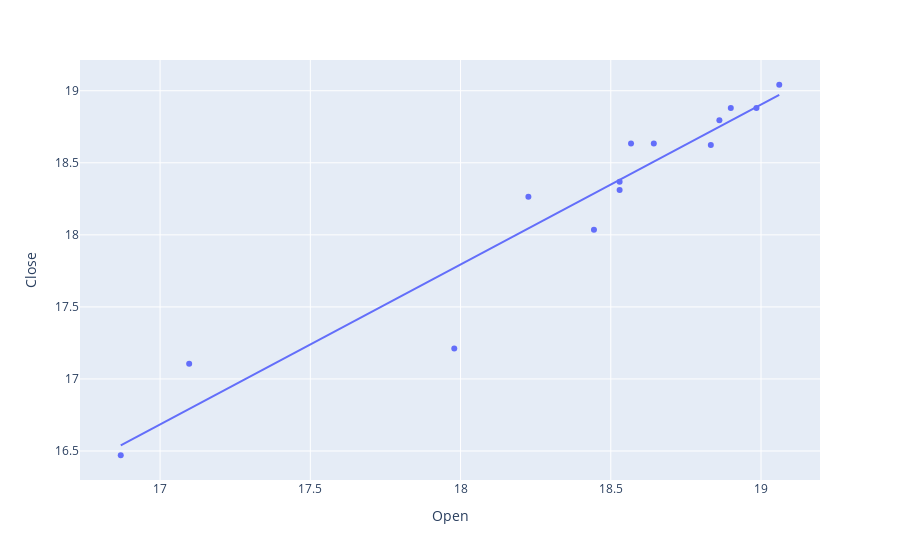
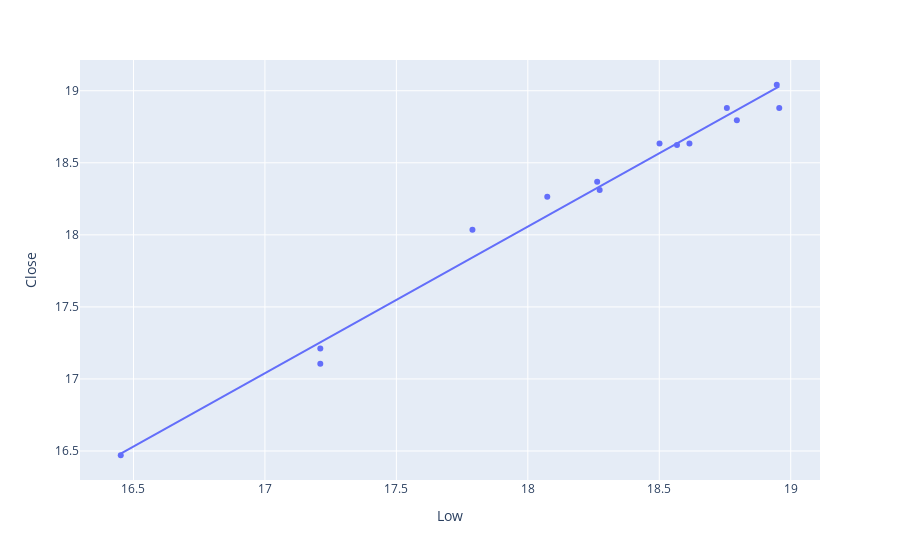
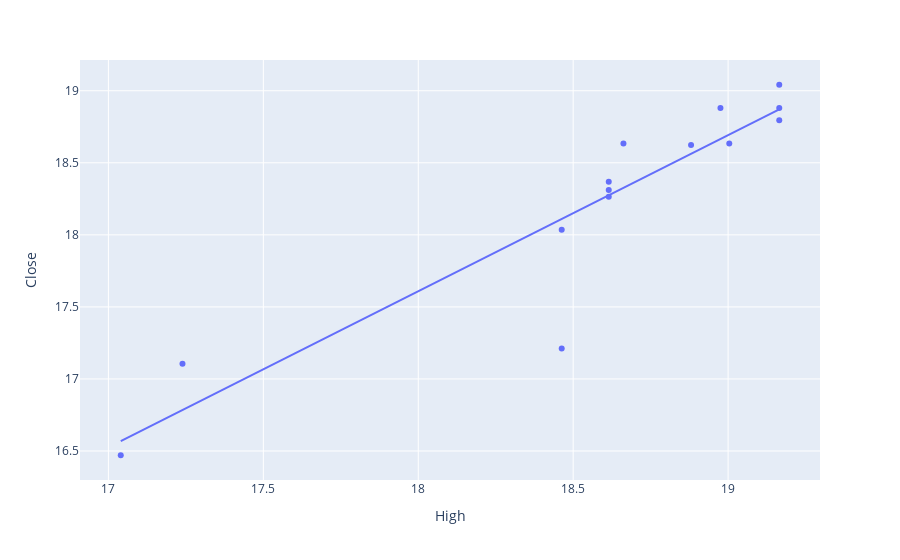

Notebook cell for these charts, in order:
### Markdown cell above
### If I calculate slope and y intercept for the PERFECT trendline, I can use trendline to make prediction of y values in future!

### Code cell
import plotly_express as pe

for column in ['Open', 'Low', 'High'] :
    display (   pe.scatter(x=column, y='Close', data_frame =df, trendline='ols'  ) )

### Figure 1 — Plotly figure (JSON) as saved in the notebook; plotly's stock layout.template omitted (floating-point values rounded to 4 significant figures)
{"data": [{"hovertemplate": "Open=%{x}<br>Close=%{y}<extra></extra>", "legendgroup": "", "marker": {"color": "#636efa", "symbol": "circle"}, "mode": "markers", "name": "", "orientation": "v", "showlegend": false, "type": "scatter", "x": [18.57, 18.64, 18.9, 18.98, 19.06, 18.86, 18.83, 18.53, 18.53, 18.23, 18.44, 17.98, 17.1, 16.87], "xaxis": "x", "y": [18.63, 18.63, 18.88, 18.88, 19.04, 18.8, 18.62, 18.31, 18.37, 18.26, 18.04, 17.21, 17.11, 16.47], "yaxis": "y"}, {"hovertemplate": "<b>OLS trendline</b><br>Close = 1.11031 * Open + -2.191<br>R<sup>2</sup>=0.920539<br><br>Open=%{x}<br>Close=%{y} <b>(trend)</b><extra></extra>", "legendgroup": "", "marker": {"color": "#636efa", "symbol": "circle"}, "mode": "lines", "name": "", "showlegend": false, "type": "scatter", "x": [16.87, 17.1, 17.98, 18.23, 18.44, 18.53, 18.53, 18.57, 18.64, 18.83, 18.86, 18.9, 18.98, 19.06], "xaxis": "x", "y": [16.54, 16.79, 17.77, 18.05, 18.29, 18.38, 18.38, 18.42, 18.51, 18.72, 18.75, 18.79, 18.89, 18.97], "yaxis": "y"}], "layout": {"legend": {"tracegroupgap": 0}, "margin": {"t": 60}, "xaxis": {"anchor": "y", "domain": [0, 1], "title": {"text": "Open"}}, "yaxis": {"anchor": "x", "domain": [0, 1], "title": {"text": "Close"}}}}

### Figure 2 — Plotly figure (JSON) as saved in the notebook; plotly's stock layout.template omitted (floating-point values rounded to 4 significant figures)
{"data": [{"hovertemplate": "Low=%{x}<br>Close=%{y}<extra></extra>", "legendgroup": "", "marker": {"color": "#636efa", "symbol": "circle"}, "mode": "markers", "name": "", "orientation": "v", "showlegend": false, "type": "scatter", "x": [18.5, 18.61, 18.76, 18.96, 18.95, 18.8, 18.57, 18.27, 18.26, 18.07, 17.79, 17.21, 17.21, 16.45], "xaxis": "x", "y": [18.63, 18.63, 18.88, 18.88, 19.04, 18.8, 18.62, 18.31, 18.37, 18.26, 18.04, 17.21, 17.11, 16.47], "yaxis": "y"}, {"hovertemplate": "<b>OLS trendline</b><br>Close = 1.01741 * Low + -0.256051<br>R<sup>2</sup>=0.984746<br><br>Low=%{x}<br>Close=%{y} <b>(trend)</b><extra></extra>", "legendgroup": "", "marker": {"color": "#636efa", "symbol": "circle"}, "mode": "lines", "name": "", "showlegend": false, "type": "scatter", "x": [16.45, 17.21, 17.21, 17.79, 18.07, 18.26, 18.27, 18.5, 18.57, 18.61, 18.76, 18.8, 18.95, 18.96], "xaxis": "x", "y": [16.48, 17.25, 17.25, 17.84, 18.13, 18.33, 18.34, 18.57, 18.63, 18.68, 18.83, 18.87, 19.02, 19.03], "yaxis": "y"}], "layout": {"legend": {"tracegroupgap": 0}, "margin": {"t": 60}, "xaxis": {"anchor": "y", "domain": [0, 1], "title": {"text": "Low"}}, "yaxis": {"anchor": "x", "domain": [0, 1], "title": {"text": "Close"}}}}

### Figure 3 — Plotly figure (JSON) as saved in the notebook; plotly's stock layout.template omitted (floating-point values rounded to 4 significant figures)
{"data": [{"hovertemplate": "High=%{x}<br>Close=%{y}<extra></extra>", "legendgroup": "", "marker": {"color": "#636efa", "symbol": "circle"}, "mode": "markers", "name": "", "orientation": "v", "showlegend": false, "type": "scatter", "x": [18.66, 19.0, 18.98, 19.17, 19.17, 19.17, 18.88, 18.61, 18.61, 18.61, 18.46, 18.46, 17.24, 17.04], "xaxis": "x", "y": [18.63, 18.63, 18.88, 18.88, 19.04, 18.8, 18.62, 18.31, 18.37, 18.26, 18.04, 17.21, 17.11, 16.47], "yaxis": "y"}, {"hovertemplate": "<b>OLS trendline</b><br>Close = 1.08351 * High + -1.89491<br>R<sup>2</sup>=0.855565<br><br>High=%{x}<br>Close=%{y} <b>(trend)</b><extra></extra>", "legendgroup": "", "marker": {"color": "#636efa", "symbol": "circle"}, "mode": "lines", "name": "", "showlegend": false, "type": "scatter", "x": [17.04, 17.24, 18.46, 18.46, 18.61, 18.61, 18.61, 18.66, 18.88, 18.98, 19.0, 19.17, 19.17, 19.17], "xaxis": "x", "y": [16.57, 16.78, 18.11, 18.11, 18.27, 18.27, 18.27, 18.33, 18.56, 18.67, 18.7, 18.87, 18.87, 18.87], "yaxis": "y"}], "layout": {"legend": {"tracegroupgap": 0}, "margin": {"t": 60}, "xaxis": {"anchor": "y", "domain": [0, 1], "title": {"text": "High"}}, "yaxis": {"anchor": "x", "domain": [0, 1], "title": {"text": "Close"}}}}
